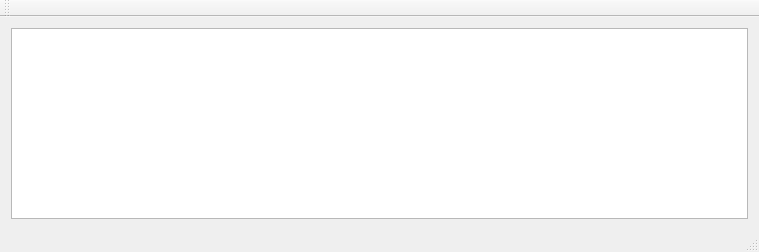
<?xml version="1.0" encoding="UTF-8"?>
<ui version="4.0">
 <class>MainWindow</class>
 <widget class="QMainWindow" name="MainWindow">
  <property name="geometry">
   <rect>
    <x>0</x>
    <y>0</y>
    <width>759</width>
    <height>252</height>
   </rect>
  </property>
  <property name="windowTitle">
   <string>MainWindow</string>
  </property>
  <widget class="QWidget" name="centralWidget">
   <layout class="QGridLayout" name="gridLayout">
    <item row="0" column="0">
     <widget class="QPlainTextEdit" name="plainTextEdit"/>
    </item>
   </layout>
  </widget>
  <widget class="QMenuBar" name="menuBar">
   <property name="geometry">
    <rect>
     <x>0</x>
     <y>0</y>
     <width>759</width>
     <height>21</height>
    </rect>
   </property>
  </widget>
  <widget class="QToolBar" name="mainToolBar">
   <attribute name="toolBarArea">
    <enum>TopToolBarArea</enum>
   </attribute>
   <attribute name="toolBarBreak">
    <bool>false</bool>
   </attribute>
  </widget>
  <widget class="QStatusBar" name="statusBar"/>
 </widget>
 <layoutdefault spacing="6" margin="11"/>
 <resources/>
 <connections/>
</ui>
